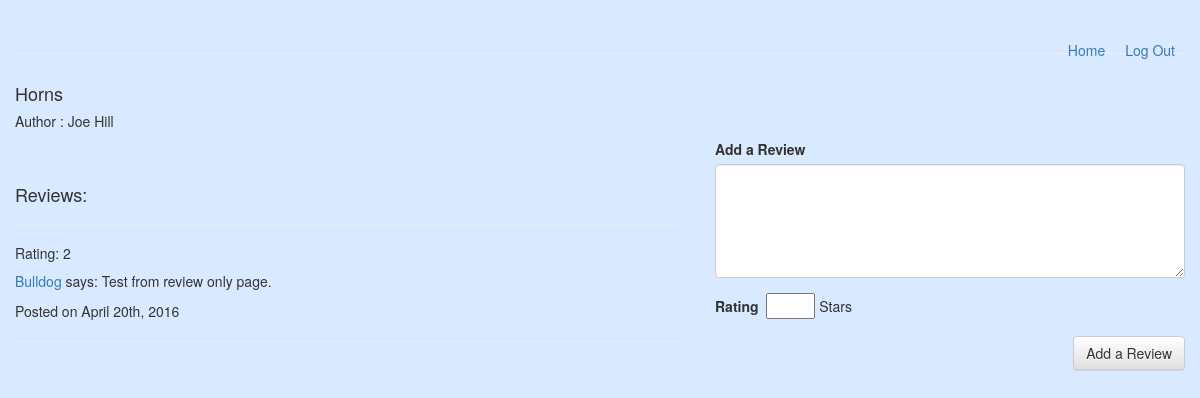
/Books/show_book/4, run on the app's committed database.
### tables this page shows
CREATE TABLE `books` (
  `id` int(11) NOT NULL AUTO_INCREMENT,
  `title` varchar(255) DEFAULT NULL,
  `author` varchar(255) DEFAULT NULL,
  `created_at` datetime DEFAULT NULL,
  `updated_at` datetime DEFAULT NULL,
  PRIMARY KEY (`id`)
);

CREATE TABLE `reviews` (
  `id` int(11) NOT NULL AUTO_INCREMENT,
  `content` text,
  `stars` tinyint(5) DEFAULT NULL,
  `created_at` datetime DEFAULT NULL,
  `updated_at` datetime DEFAULT NULL,
  `user_id` int(11) NOT NULL,
  `book_id` int(11) NOT NULL,
  PRIMARY KEY (`id`),
  KEY `fk_reviews_users_idx` (`user_id`),
  KEY `fk_reviews_books1_idx` (`book_id`),
  CONSTRAINT `fk_reviews_users` FOREIGN KEY (`user_id`) REFERENCES `users` (`id`) ON DELETE NO ACTION ON UPDATE NO ACTION,
  CONSTRAINT `fk_reviews_books1` FOREIGN KEY (`book_id`) REFERENCES `books` (`id`) ON DELETE NO ACTION ON UPDATE NO ACTION
);

CREATE TABLE `users` (
  `id` int(11) NOT NULL AUTO_INCREMENT,
  `name` varchar(255) DEFAULT NULL,
  `alias` varchar(255) DEFAULT NULL,
  `email` varchar(75) DEFAULT NULL,
  `password` varchar(255) DEFAULT NULL,
  `created_at` datetime DEFAULT NULL,
  `updated_at` datetime DEFAULT NULL,
  PRIMARY KEY (`id`)
);

### application/controllers/Books.php (called while the page is built, shortened)
<?php
class Books extends CI_Controller{
	public function __construct()
	{
		$this->load->model('Book');
	}
	public function show_book()
	{
		$this->load->model('Review');
		$books = $this->Book->show_by_id($this->uri->segment(3));
		$reviews = $this->Review->get_reviews_by_book_id($this->uri->segment(3));
		$this->load->view('Books/book_page', array("reviews" => $reviews, 'books' => $books));
	}
}

### index.php (called while the page is built, shortened)
<?php
require_once BASEPATH.'core/CodeIgniter.php';

### application/models/Book.php (called while the page is built, shortened)
<?php
class Book extends CI_Model{
	public function show_by_id($book_id)
	{
		return $this->db->query("SELECT * FROM books WHERE id = ?", array($book_id))->row_array();
	}
}

### application/models/Review.php (called while the page is built, shortened)
<?php
class Review extends CI_Model{
	public function get_reviews_by_book_id($book_id)
	{
		$query = "SELECT
					users.id as 'users.id',
					books.id as 'books.id',
					reviews.id as 'reviews.id',
					users.alias,
					books.title,
					books.author,
					reviews.content,
					reviews.stars,
					reviews.created_at
					FROM users
					JOIN reviews ON users.id = reviews.user_id
					JOIN books ON books.id = reviews.book_id
					WHERE books.id = ?;";
		$values = array($book_id);
		return $this->db->query($query, $values)->result_array();
	}
}

### application/views/Books/book_page.php (the view, shortened to what this page needs)
<!DOCTYPE html>
<html>
<head>
	<link rel="stylesheet" href="https://maxcdn.bootstrapcdn.com/bootstrap/3.3.6/css/bootstrap.min.css">
	<link rel="stylesheet" href="https://maxcdn.bootstrapcdn.com/bootstrap/3.3.6/css/bootstrap-theme.min.css">
</head>
<body>
	<div class="container-fluid">
		<div class="page-header">
			<a class="header_link" href="/Sessions/destroy">Log Out</a>
			<a class="header_link" href="/Books/index">Home</a>
		</div>
		<div class="row">
			<div class="col-md-12">
				<h4><?= $books['title'] ?></h4>
				<h5>Author&nbsp;:&nbsp;<?= $books['author'] ?></h5>
			</div>
		</div>
		<div class="row">
			<div class="col-md-7" id="reviews">
				<h4>Reviews:</h4>
				<hr>
				<?php
					foreach ($reviews as $review)
					{
						$phpdate = strtotime($review['created_at']);
						$newdate = date("F jS, Y", $phpdate);
						echo "<h5>Rating: " . $review['stars'] . "</h5>\n";
						echo "<p><a href='/Users/index/" . $review['users.id'] . "'>" . $review['alias'] . "</a> says: " . $review['content'] . "</p>\n";
						echo "<p>Posted on " . $newdate . "</p>\n";
						echo "<hr>\n";
					}
				?>
			</div>
			<div class="col-md-5">
				<form action="/Books/add_review" method="post">
					<div class="form-group">
						<label for="review">Add a Review</label>
						<textarea id="review" name="review" class="form-control" rows="5"></textarea>
					</div>
					<div class="form-group">
						<label for="review">Rating&nbsp;</label>
						<input type="number" id="rating" name="rating" min="0" max="5">&nbsp;Stars
					</div>
					<button id="add_review" type="submit" class="btn btn-default">Add a Review</button>
				</form>
			</div>
		</div>
	</div>
</body>
</html>

### application/views/Books/book_page.php (style rules this page uses)
body { background: #D9E9FF; }
.page-header { margin-top: 10px; }
.page-header .header_link { margin-top: 30px; margin-right: 10px; margin-left: 10px; float: right; }
#reviews { margin-top: 3%; }
#add_review { float: right; }

### data on the page
books: title "Horns", author "Joe Hill"
reviews: stars "2", user.alias "Bulldog", content "Test from review only page.", created_at "April 20th, 2016"
